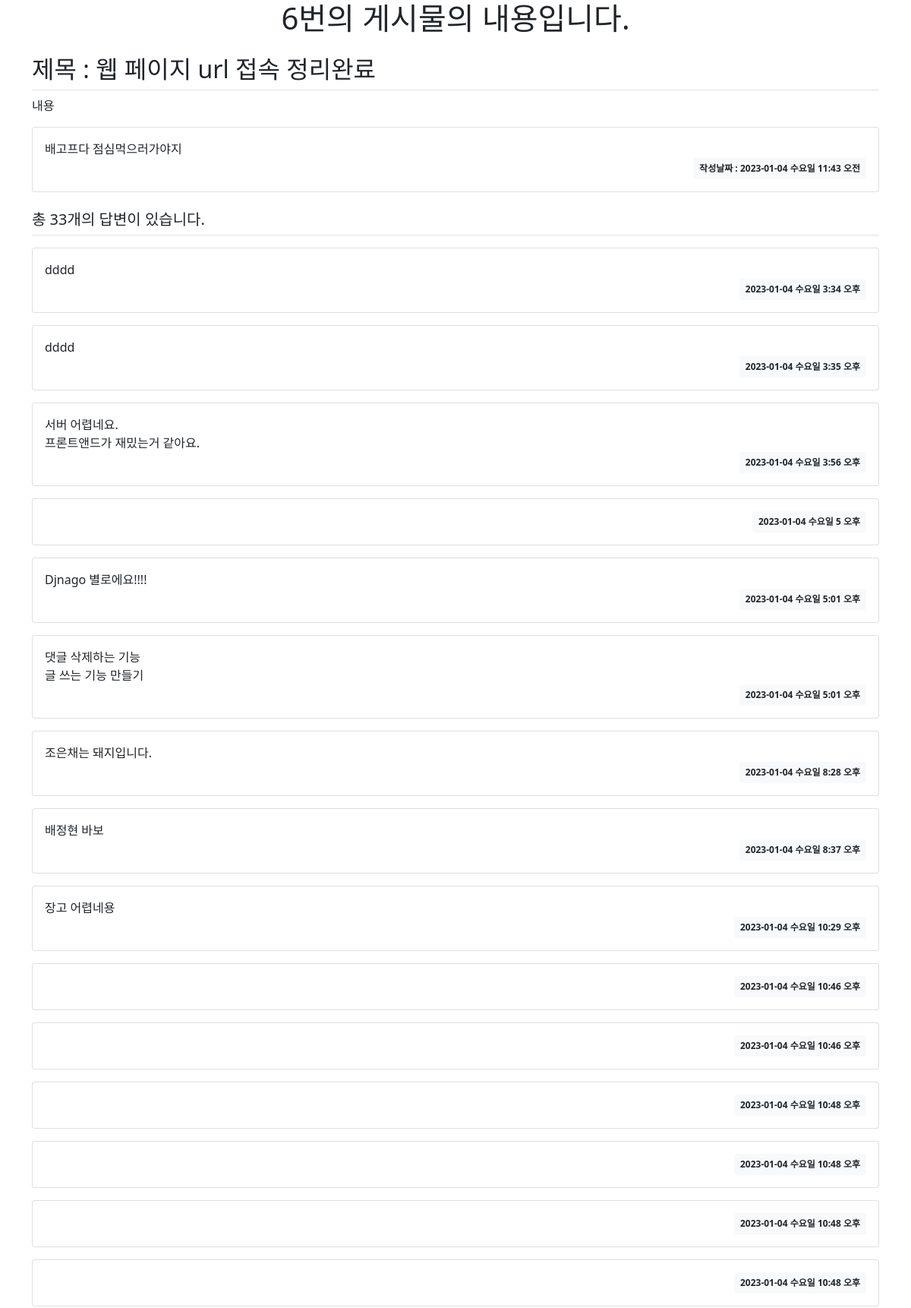
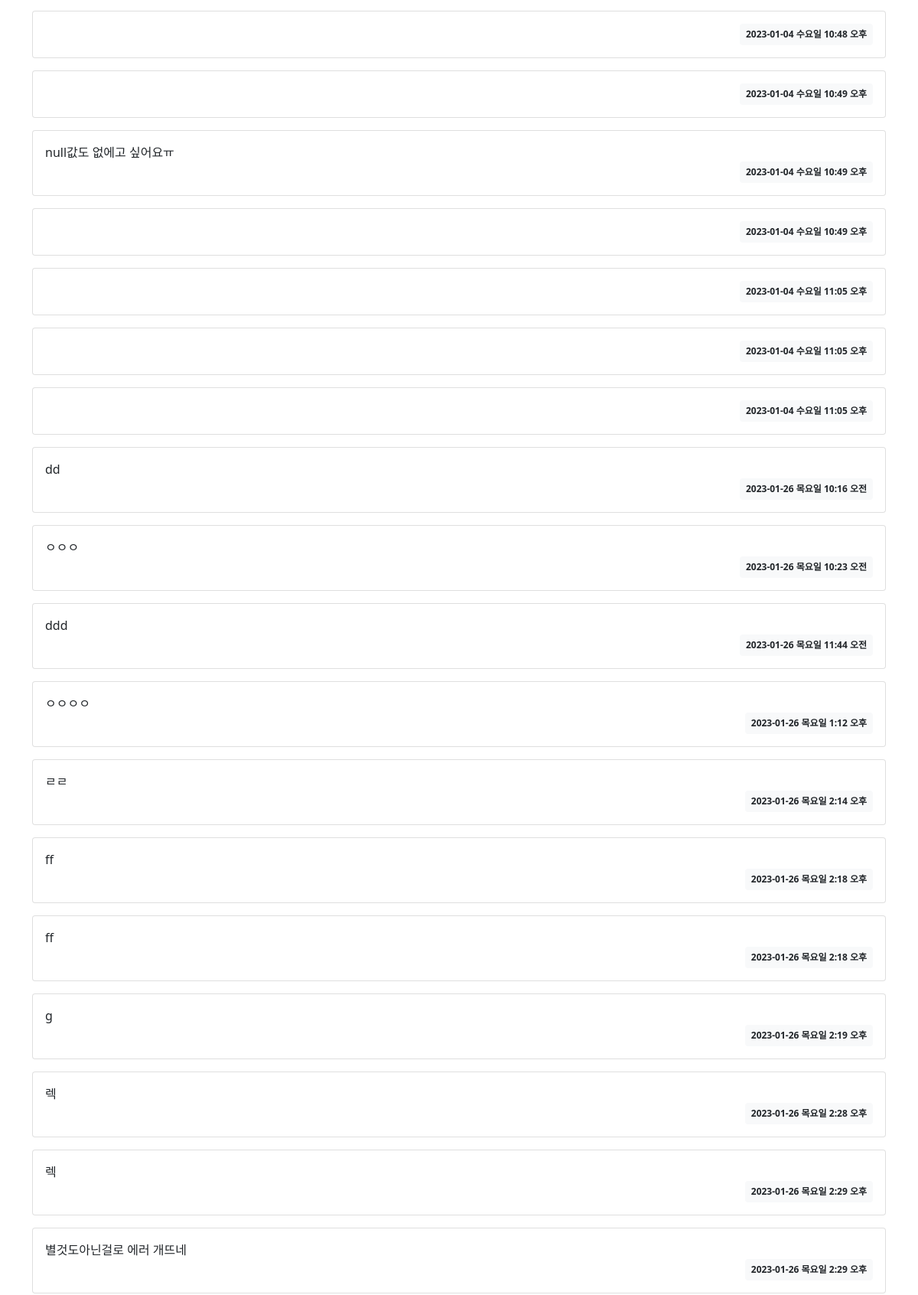
Screenshot of /bookmark/answer/6 (upper part) with the database file from the repository (2 pictures, top to bottom).
### bookmark/models.py (models this page shows, shortened)
class Answer(models.Model):
    title = models.CharField(max_length=100, blank=True, null=True)
    content = models.TextField()
    create_date = models.DateTimeField()

class Reply(models.Model):
    Answer = models.ForeignKey(Answer, on_delete=models.CASCADE)
    content = models.TextField()
    create_date = models.DateTimeField()

### bookmark/views.py (the view)
# urls.py: path('answer/<int:pk>', AnswerDV.as_view(), name='detail'),
class AnswerDV(DetailView) :
    model = Answer

### bookmark/templates/bookmark/answer_detail.html (shortened to what this page needs)
    {% extends 'base.html' %}
    {% block content %}
        <h1 style="text-align: center;">{{answer.id}}번의 게시물의 내용입니다.</h1>
        <div id="container">
            <div class="container my-3">
                <h2 class="border-bottom py-2"> 제목 : {{ answer.title }}</h2>
                내용
                <div class="card my-3">
                    <div class="card-body">
                        <div class="card-text" style="white-space: pre-line;"> {{ answer.content }}</div>
                        <div class="d-flex justify-content-end">
                            <div class="badge bg-light text-dark p-2">
                                작성날짜 : {{ answer.create_date |date:"Y-m-d D P"}}
                            </div>
                        </div>
                    </div>
                </div>
                <h5 class="border-bottom my-3 py-2">총 {{answer.reply_set.count}}개의 답변이 있습니다.</h5>
                {% for reply in answer.reply_set.all %}
                <div class="card my-3">
                    <div class="card-body">
                        <div class="card-text" style="white-space: pre-line;">{{ reply.content }}</div>
                        <div class="d-flex justify-content-end">
                            <div class="badge bg-light text-dark p-2">
                                {{ reply.create_date|date:"Y-m-d D P"}}
                            </div>
                        </div>
                    </div>
                </div>
                {% endfor %}
        </div>
        {% endblock %}

### rows the page displays
Answer: title "웹 페이지 url 접속 정리완료", content "배고프다 점심먹으러가야지", create_date "2023-01-04 수요일 11:43 오전", reply_set.count "33"
Reply: content "dddd", create_date "2023-01-04 수요일 3:34 오후"
Reply: content "dddd", create_date "2023-01-04 수요일 3:35 오후"
Reply: content "서버 어렵네요. 프론트앤드가 재밌는거 같아요.", create_date "2023-01-04 수요일 3:56 오후"
Reply: create_date "2023-01-04 수요일 5 오후"
Reply: content "Djnago 별로에요!!!!", create_date "2023-01-04 수요일 5:01 오후"
Reply: content "댓글 삭제하는 기능 글 쓰는 기능 만들기", create_date "2023-01-04 수요일 5:01 오후"
Reply: content "조은채는 돼지입니다.", create_date "2023-01-04 수요일 8:28 오후"
Reply: content "배정현 바보", create_date "2023-01-04 수요일 8:37 오후"
Reply: content "장고 어렵네용", create_date "2023-01-04 수요일 10:29 오후"
Reply: create_date "2023-01-04 수요일 10:46 오후"
Reply: create_date "2023-01-04 수요일 10:46 오후"
Reply: create_date "2023-01-04 수요일 10:48 오후"
Reply: create_date "2023-01-04 수요일 10:48 오후"
Reply: create_date "2023-01-04 수요일 10:48 오후"
Reply: create_date "2023-01-04 수요일 10:48 오후"
Reply: create_date "2023-01-04 수요일 10:48 오후"
Reply: create_date "2023-01-04 수요일 10:49 오후"
Reply: content "null값도 없에고 싶어요ㅠ", create_date "2023-01-04 수요일 10:49 오후"
Reply: create_date "2023-01-04 수요일 10:49 오후"
Reply: create_date "2023-01-04 수요일 11:05 오후"
Reply: create_date "2023-01-04 수요일 11:05 오후"
Reply: create_date "2023-01-04 수요일 11:05 오후"
Reply: content "dd", create_date "2023-01-26 목요일 10:16 오전"
Reply: content "ㅇㅇㅇ", create_date "2023-01-26 목요일 10:23 오전"
Reply: content "ddd", create_date "2023-01-26 목요일 11:44 오전"
Reply: content "ㅇㅇㅇㅇ", create_date "2023-01-26 목요일 1:12 오후"
Reply: content "ㄹㄹ", create_date "2023-01-26 목요일 2:14 오후"
Reply: content "ff", create_date "2023-01-26 목요일 2:18 오후"
Reply: content "ff", create_date "2023-01-26 목요일 2:18 오후"
Reply: content "g", create_date "2023-01-26 목요일 2:19 오후"
Reply: content "렉", create_date "2023-01-26 목요일 2:28 오후"
Reply: content "렉", create_date "2023-01-26 목요일 2:29 오후"
Reply: content "별것도아닌걸로 에러 개뜨네", create_date "2023-01-26 목요일 2:29 오후"
